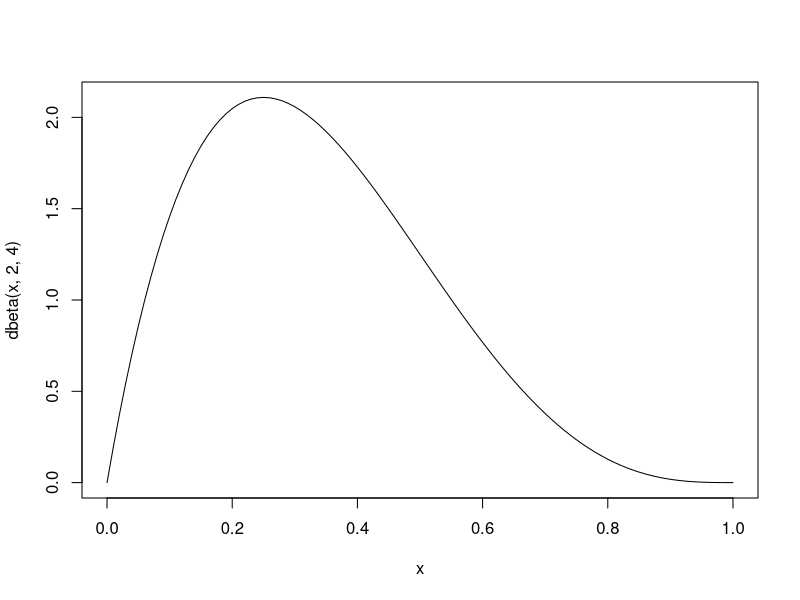
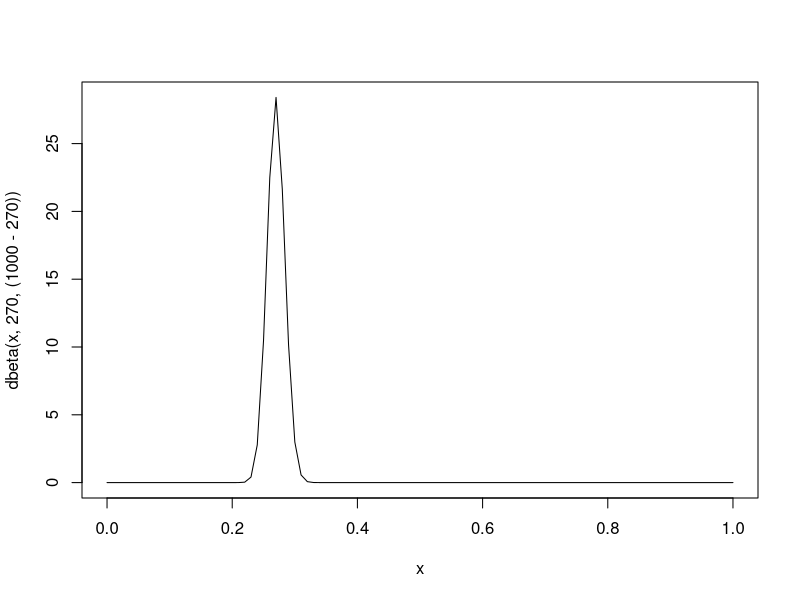
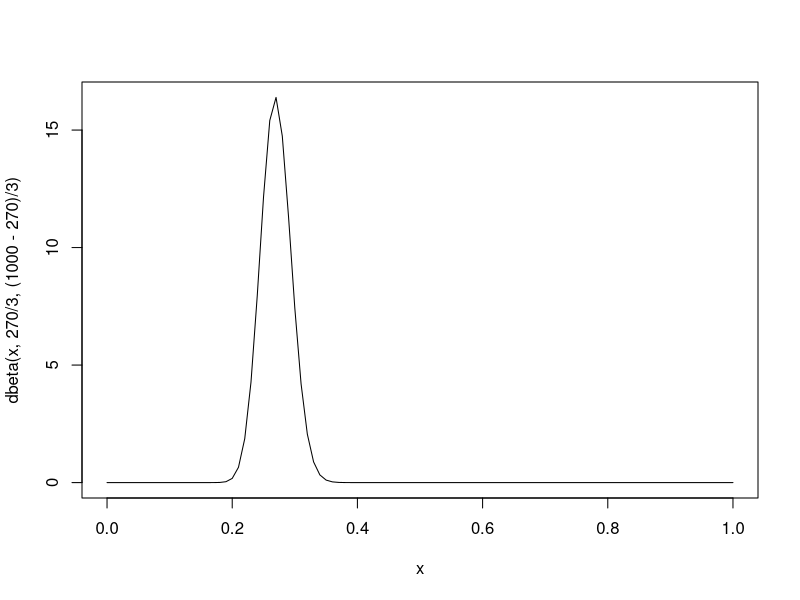
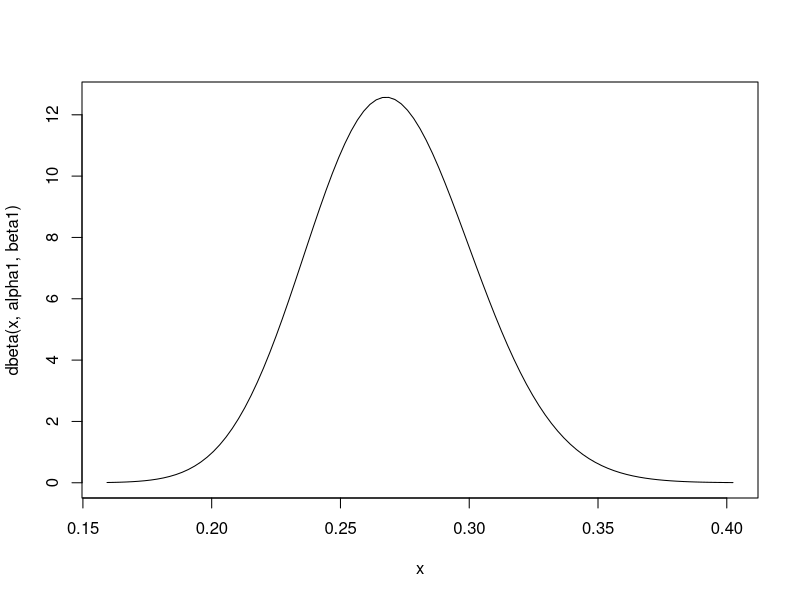
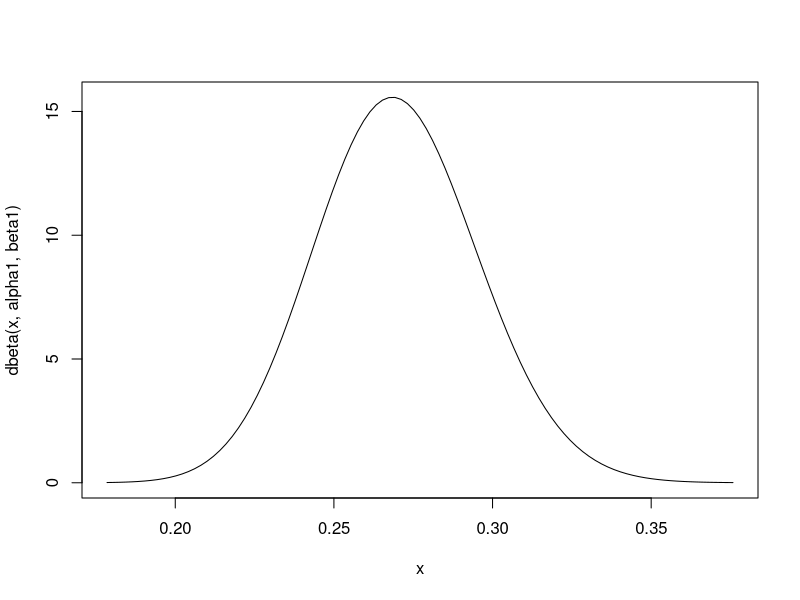
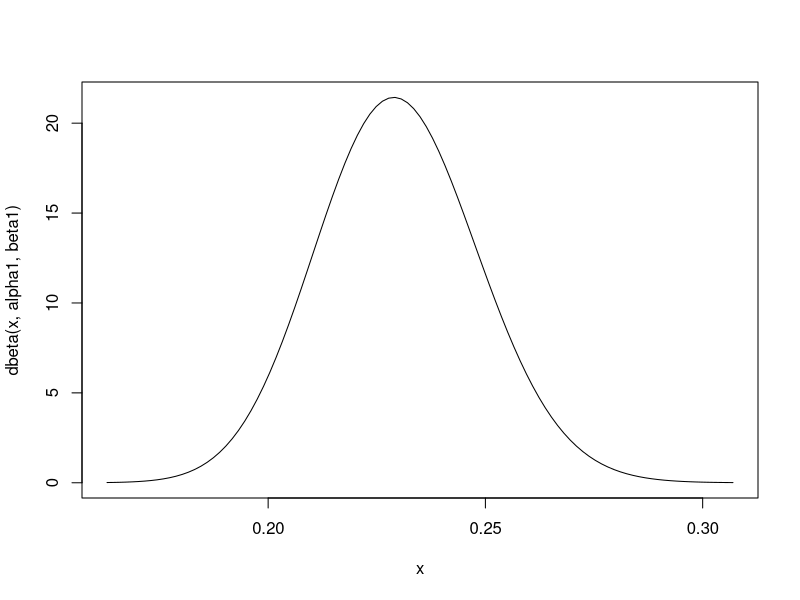

Write R code to recreate these figures, in order.
## ---- chunk 1
knitr::opts_chunk$set(echo = TRUE)
## ---- chunk 2
curve(dbeta(x, 2, 4), from = 0, to = 1, type = "l")
## ---- chunk 3
curve(dbeta(x, 270, (1000 - 270)), from = 0, to = 1, type = "l")
## ---- chunk 4
curve(dbeta(x, 270 / 3, (1000 - 270) / 3), from = 0, to = 1, type = "l")
## ---- chunk 5
gimme_beta <- function(mean, cumulative_density, below, par_start = c(2, 2),
                       plot_from_to = NULL) {
  error <- function(x) {
    alpha1 <- x[1]
    beta1  <- x[2]
    fitted_mean <- alpha1 / (alpha1 + beta1)
    fitted_cumulative_density <- pbeta(below, alpha1, beta1)
    diff_mean <- abs(fitted_mean - mean)
    diff_cumulative_density <- abs(fitted_cumulative_density - cumulative_density)
    diffs <- sum(diff_mean,
                 diff_cumulative_density)
    diffs
  }
  estimate <- optim(par_start, error)
  alpha1 = estimate$par[1]
  beta1 = estimate$par[2]
  if (is.null(plot_from_to)) {
    plot_from_to <- c(qbeta(0.00005, alpha1, beta1),
                      qbeta(0.99995, alpha1, beta1))
  }
  y <- curve(dbeta(x, alpha1, beta1),
             from = plot_from_to[1],
             to = plot_from_to[2],
             type = "l")
  c(shape1 = alpha1, shape2 = beta1)
}
## ---- chunk 6
gimme_beta(mean = .270, cumulative_density = .01, below = .2)
## ---- chunk 7
81 / (81 + 219) # mu, the mean
pbeta(.2, 81, 219) # theta, the percentage of the distribution that is below 0.2
## ---- chunk 8
gimme_beta(mean = .270, cumulative_density = .001897932, below = .2)
## ---- chunk 9
gimme_beta(.23, .05, .2)
